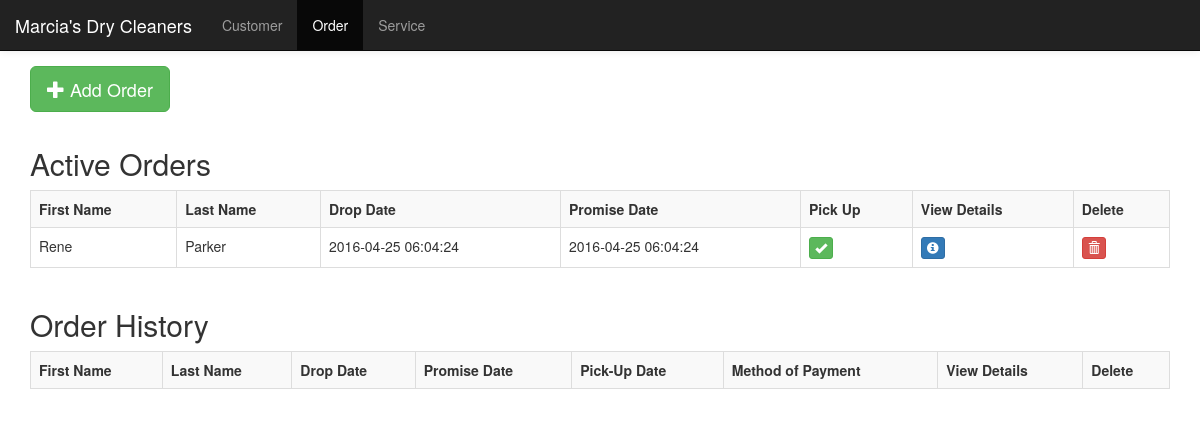
Before: /order.php with the older database file.
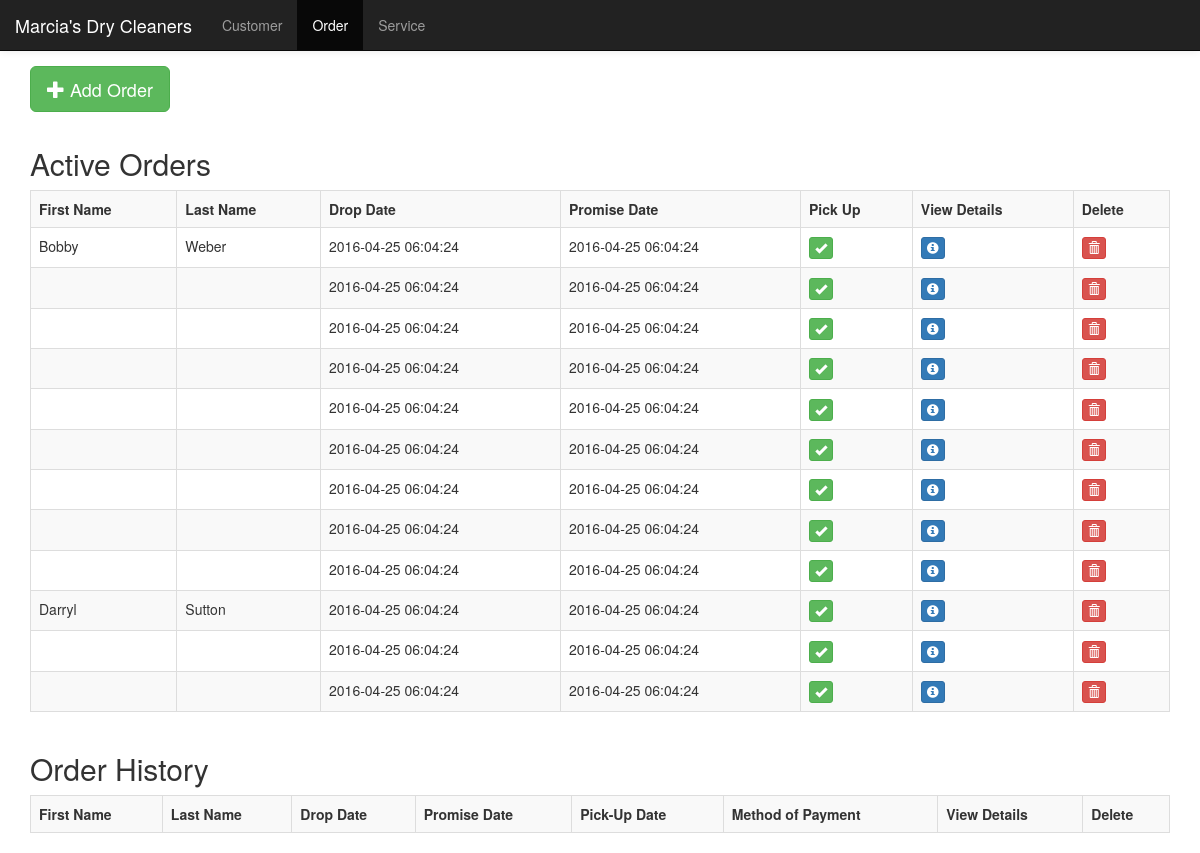
After: the same page with the newer database file.
### tables this page shows
CREATE TABLE `order` (
    OrderID INT PRIMARY KEY AUTO_INCREMENT,
    DropDate DATETIME NOT NULL,
    PromiseDate DATETIME NOT NULL,
    PickupDate DATETIME,
    MethodOfPayment VARCHAR(45),
    CustomerID INT NOT NULL,
    FOREIGN KEY (CustomerID) REFERENCES `customer`(CustomerID) ON UPDATE RESTRICT ON DELETE CASCADE
);

CREATE TABLE `customer` (
    CustomerID INT PRIMARY KEY AUTO_INCREMENT,
    FirstName VARCHAR(45) NOT NULL,
    LastName VARCHAR(45) NOT NULL,
    Email VARCHAR(255) NOT NULL,
    Address VARCHAR(255) NOT NULL,
    HasMembership BOOLEAN NOT NULL DEFAULT FALSE
);

### order.php (the view, shortened to what this page needs)
<!DOCTYPE html>
<html>
<?php require "header.php"; ?>
<body>
<div class="container" style="padding-top:15px;">
    <?php require "connect.php"; ?>
    <?php
        $mysqli = new mysqli($host, $user, $pass, $db);
    ?>
    <button style="margin-bottom:15px" class="btn btn-success btn-lg" data-title="Add" data-toggle="modal" data-target="#add"><span class="glyphicon glyphicon-plus"></span> Add Order</button>
    <h2>Active Orders</h2>
    <div class="table-responsive">
        <table class="table table-bordered table-striped">
            <tr>
                <th>First Name</th>
                <th>Last Name</th>
                <th>Drop Date</th>
                <th>Promise Date</th>
                <th>Pick Up</th>
                <th>View Details</th>
                <th>Delete</th>
            </tr>
            <?php
                $columns = "order.CustomerID, OrderID, FirstName, LastName, DropDate, PromiseDate, PickupDate";
                $query = "SELECT ".$columns." FROM `order` LEFT JOIN customer ON customer.CustomerID = order.CustomerID";
                $CUSTOMER_ID_INDEX = 0;
                $ORDER_ID_INDEX = 1;
                $FIRST_NAME_INDEX = 2;
                $LAST_NAME_INDEX = 3;
                $DROP_DATE_INDEX = 4;
                $PROMISE_DATE_INDEX = 5;
                $lastCustomerID = -1;
                $result = $mysqli->query($query);
                while ($row = $result->fetch_array()) {
                    $customerID = $row[$CUSTOMER_ID_INDEX];
                    $orderID = $row[$ORDER_ID_INDEX];
                    $firstName = $row[$FIRST_NAME_INDEX];
                    $lastName = $row[$LAST_NAME_INDEX];
                    $dropDate = $row[$DROP_DATE_INDEX];
                    $promiseDate = $row[$PROMISE_DATE_INDEX];
                    if($customerID == $lastCustomerID) {
                        $firstName = $lastName = '';
                    }
                    $lastCustomerID = $customerID;
                    echo '
                        <tr>
                            <td>'.$firstName.'</td>
                            <td>'.$lastName.'</td>
                            <td>'.$dropDate.'</td>
                            <td>'.$promiseDate.'</td>
                            <td>
                                <button class="btn btn-success btn-xs" data-title="Pickup" data-toggle="modal" data-target="#pickup" onclick="javascript:$(\'#pickup_confirm_button\').attr(\'value\',\''.$orderID.'\');">
                                    <span class="glyphicon glyphicon-ok"></span>
                                </button>
                            </td>
                            <td>
                                <button class="btn btn-primary btn-xs" data-title="Info" data-toggle="modal" data-target="#info">
                                    <span class="glyphicon glyphicon-info-sign"></span>
                                </button>
                            </td>
                            <td>
                                <button class="btn btn-danger btn-xs" data-title="Delete" data-toggle="modal" data-target="#delete" onclick="javascript:$(\'#delete_confirm_button\').attr(\'value\',\''.$orderID.'\')">
                                    <span class="glyphicon glyphicon-trash"></span>
                                </button>
                            </td>
                        </tr>
                    ';
                }
            ?>
        </table>
    </div>
    <h2>Order History</h2>
    <div class="table-responsive">
        <table class="table table-bordered table-striped">
            <tr>
                <th>First Name</th>
                <th>Last Name</th>
                <th>Drop Date</th>
                <th>Promise Date</th>
                <th>Pick-Up Date</th>
                <th>Method of Payment</th>
                <th>View Details</th>
                <th>Delete</th>
            </tr>
        </table>
    </div>
    </div>
</body>
</html>

### header.php (shortened to what this page needs)
<head>
    <link rel="stylesheet" href="css/bootstrap.min.css">
</head>
<nav class="navbar navbar-inverse navbar-static-top" style="margin-bottom:0; box-shadow: 0 0 8px 0 rgba(0,0,0,.1);">
    <div class="container-fluid">
        <div class="navbar-header">
            <a class="navbar-brand" href="index.php">Marcia's Dry Cleaners</a>
        </div>
        <ul class="nav navbar-nav">
            <li <?php if (basename($_SERVER['PHP_SELF']) == 'customer.php') echo 'class="active"' ?>><a
                    href="customer.php">Customer</a></li>
            <li <?php if (basename($_SERVER['PHP_SELF']) == 'order.php') echo 'class="active"' ?>><a
                    href="order.php">Order</a></li>
            <li <?php if (basename($_SERVER['PHP_SELF']) == 'service.php') echo 'class="active"' ?>><a
                    href="service.php">Service</a></li>
        </ul>
    </div>
</nav>

Changed rows visible on the page:
changed order: CustomerID.FirstName "Rene" → "Bobby"; CustomerID.LastName "Parker" → "Weber"
added order: DropDate "2016-04-25 06:04:24", PromiseDate "2016-04-25 06:04:24"
added order: DropDate "2016-04-25 06:04:24", PromiseDate "2016-04-25 06:04:24"
added order: DropDate "2016-04-25 06:04:24", PromiseDate "2016-04-25 06:04:24"
added order: DropDate "2016-04-25 06:04:24", PromiseDate "2016-04-25 06:04:24"
added order: DropDate "2016-04-25 06:04:24", PromiseDate "2016-04-25 06:04:24"
added order: DropDate "2016-04-25 06:04:24", PromiseDate "2016-04-25 06:04:24"
added order: DropDate "2016-04-25 06:04:24", PromiseDate "2016-04-25 06:04:24"
added order: DropDate "2016-04-25 06:04:24", PromiseDate "2016-04-25 06:04:24"
added order: CustomerID.FirstName "Darryl", CustomerID.LastName "Sutton", DropDate "2016-04-25 06:04:24", PromiseDate "2016-04-25 06:04:24"
added order: DropDate "2016-04-25 06:04:24", PromiseDate "2016-04-25 06:04:24"
added order: DropDate "2016-04-25 06:04:24", PromiseDate "2016-04-25 06:04:24"
